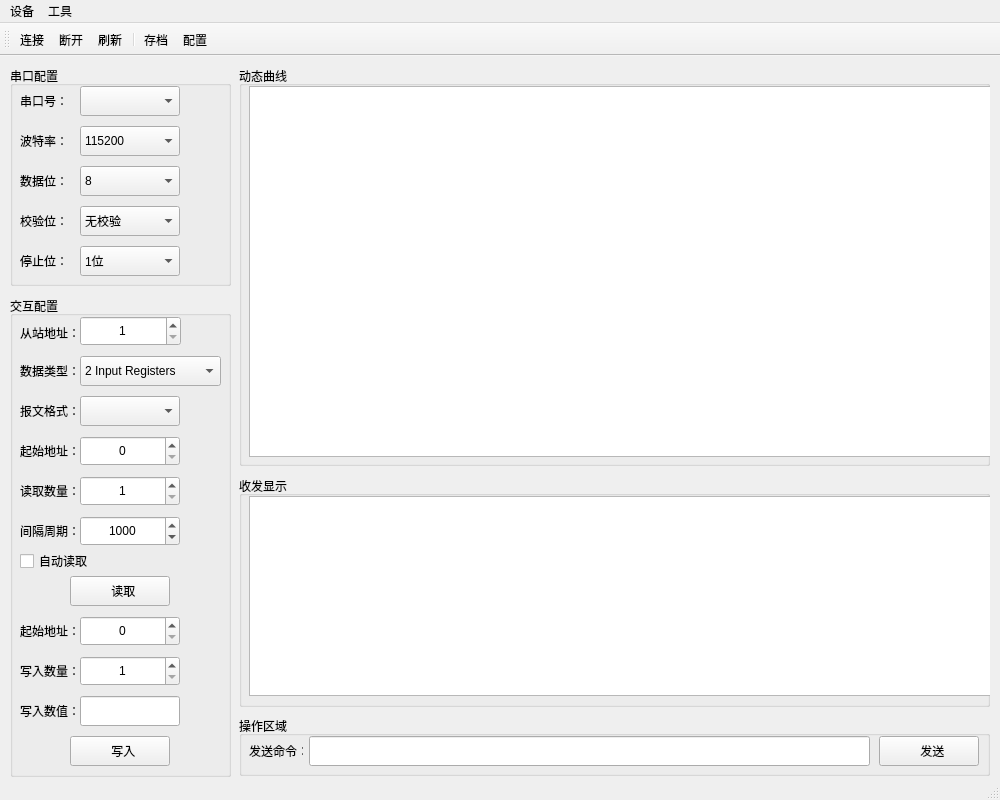
<?xml version="1.0" encoding="UTF-8"?>
<ui version="4.0">
 <class>MainWindow</class>
 <widget class="QMainWindow" name="MainWindow">
  <property name="geometry">
   <rect>
    <x>0</x>
    <y>0</y>
    <width>1000</width>
    <height>800</height>
   </rect>
  </property>
  <property name="windowTitle">
   <string>MainWindow</string>
  </property>
  <widget class="QWidget" name="centralwidget">
   <widget class="QGroupBox" name="groupBox">
    <property name="geometry">
     <rect>
      <x>10</x>
      <y>10</y>
      <width>221</width>
      <height>220</height>
     </rect>
    </property>
    <property name="sizePolicy">
     <sizepolicy hsizetype="Preferred" vsizetype="Preferred">
      <horstretch>0</horstretch>
      <verstretch>0</verstretch>
     </sizepolicy>
    </property>
    <property name="title">
     <string>串口配置</string>
    </property>
    <widget class="QLabel" name="label">
     <property name="geometry">
      <rect>
       <x>10</x>
       <y>20</y>
       <width>50</width>
       <height>30</height>
      </rect>
     </property>
     <property name="text">
      <string>串口号：</string>
     </property>
    </widget>
    <widget class="QComboBox" name="comboBoxParity">
     <property name="geometry">
      <rect>
       <x>70</x>
       <y>140</y>
       <width>100</width>
       <height>30</height>
      </rect>
     </property>
     <property name="sizePolicy">
      <sizepolicy hsizetype="Preferred" vsizetype="Fixed">
       <horstretch>0</horstretch>
       <verstretch>0</verstretch>
      </sizepolicy>
     </property>
     <property name="minimumSize">
      <size>
       <width>0</width>
       <height>20</height>
      </size>
     </property>
     <item>
      <property name="text">
       <string>无校验</string>
      </property>
     </item>
     <item>
      <property name="text">
       <string>奇校验</string>
      </property>
     </item>
     <item>
      <property name="text">
       <string>偶校验</string>
      </property>
     </item>
    </widget>
    <widget class="QComboBox" name="comboBoxStop">
     <property name="geometry">
      <rect>
       <x>70</x>
       <y>180</y>
       <width>100</width>
       <height>30</height>
      </rect>
     </property>
     <property name="sizePolicy">
      <sizepolicy hsizetype="Preferred" vsizetype="Fixed">
       <horstretch>0</horstretch>
       <verstretch>0</verstretch>
      </sizepolicy>
     </property>
     <item>
      <property name="text">
       <string>1位</string>
      </property>
     </item>
     <item>
      <property name="text">
       <string>1.5位</string>
      </property>
     </item>
     <item>
      <property name="text">
       <string>2位</string>
      </property>
     </item>
    </widget>
    <widget class="QComboBox" name="comboBoxBaud">
     <property name="geometry">
      <rect>
       <x>70</x>
       <y>60</y>
       <width>100</width>
       <height>30</height>
      </rect>
     </property>
     <property name="sizePolicy">
      <sizepolicy hsizetype="Preferred" vsizetype="Fixed">
       <horstretch>0</horstretch>
       <verstretch>0</verstretch>
      </sizepolicy>
     </property>
     <property name="currentIndex">
      <number>8</number>
     </property>
     <item>
      <property name="text">
       <string>4800</string>
      </property>
     </item>
     <item>
      <property name="text">
       <string>9600</string>
      </property>
     </item>
     <item>
      <property name="text">
       <string>14400</string>
      </property>
     </item>
     <item>
      <property name="text">
       <string>19200</string>
      </property>
     </item>
     <item>
      <property name="text">
       <string>28800</string>
      </property>
     </item>
     <item>
      <property name="text">
       <string>38400</string>
      </property>
     </item>
     <item>
      <property name="text">
       <string>56000</string>
      </property>
     </item>
     <item>
      <property name="text">
       <string>57600</string>
      </property>
     </item>
     <item>
      <property name="text">
       <string>115200</string>
      </property>
     </item>
     <item>
      <property name="text">
       <string>128000</string>
      </property>
     </item>
     <item>
      <property name="text">
       <string>230400</string>
      </property>
     </item>
     <item>
      <property name="text">
       <string>256000</string>
      </property>
     </item>
    </widget>
    <widget class="QLabel" name="label_4">
     <property name="geometry">
      <rect>
       <x>10</x>
       <y>140</y>
       <width>50</width>
       <height>30</height>
      </rect>
     </property>
     <property name="text">
      <string>校验位：</string>
     </property>
    </widget>
    <widget class="QLabel" name="label_5">
     <property name="geometry">
      <rect>
       <x>10</x>
       <y>180</y>
       <width>50</width>
       <height>30</height>
      </rect>
     </property>
     <property name="text">
      <string>停止位：</string>
     </property>
    </widget>
    <widget class="QComboBox" name="comboBoxData">
     <property name="geometry">
      <rect>
       <x>70</x>
       <y>100</y>
       <width>100</width>
       <height>30</height>
      </rect>
     </property>
     <property name="sizePolicy">
      <sizepolicy hsizetype="Preferred" vsizetype="Fixed">
       <horstretch>0</horstretch>
       <verstretch>0</verstretch>
      </sizepolicy>
     </property>
     <property name="currentIndex">
      <number>3</number>
     </property>
     <item>
      <property name="text">
       <string>5</string>
      </property>
     </item>
     <item>
      <property name="text">
       <string>6</string>
      </property>
     </item>
     <item>
      <property name="text">
       <string>7</string>
      </property>
     </item>
     <item>
      <property name="text">
       <string>8</string>
      </property>
     </item>
     <item>
      <property name="text">
       <string>9</string>
      </property>
     </item>
    </widget>
    <widget class="QLabel" name="label_3">
     <property name="geometry">
      <rect>
       <x>10</x>
       <y>100</y>
       <width>50</width>
       <height>30</height>
      </rect>
     </property>
     <property name="text">
      <string>数据位：</string>
     </property>
    </widget>
    <widget class="QComboBox" name="comboBoxPort">
     <property name="geometry">
      <rect>
       <x>70</x>
       <y>20</y>
       <width>100</width>
       <height>30</height>
      </rect>
     </property>
     <property name="sizePolicy">
      <sizepolicy hsizetype="Preferred" vsizetype="Fixed">
       <horstretch>0</horstretch>
       <verstretch>0</verstretch>
      </sizepolicy>
     </property>
    </widget>
    <widget class="QLabel" name="label_2">
     <property name="geometry">
      <rect>
       <x>10</x>
       <y>60</y>
       <width>50</width>
       <height>30</height>
      </rect>
     </property>
     <property name="text">
      <string>波特率：</string>
     </property>
    </widget>
   </widget>
   <widget class="QGroupBox" name="groupBox_6">
    <property name="geometry">
     <rect>
      <x>239</x>
      <y>10</y>
      <width>751</width>
      <height>400</height>
     </rect>
    </property>
    <property name="title">
     <string>动态曲线</string>
    </property>
    <widget class="QChartView" name="graphicsView">
     <property name="geometry">
      <rect>
       <x>10</x>
       <y>20</y>
       <width>770</width>
       <height>371</height>
      </rect>
     </property>
    </widget>
   </widget>
   <widget class="QGroupBox" name="groupBox_5">
    <property name="geometry">
     <rect>
      <x>239</x>
      <y>420</y>
      <width>751</width>
      <height>231</height>
     </rect>
    </property>
    <property name="title">
     <string>收发显示</string>
    </property>
    <widget class="QTextBrowser" name="textBrowser">
     <property name="geometry">
      <rect>
       <x>10</x>
       <y>20</y>
       <width>770</width>
       <height>200</height>
      </rect>
     </property>
    </widget>
   </widget>
   <widget class="QGroupBox" name="groupBox_2">
    <property name="geometry">
     <rect>
      <x>10</x>
      <y>240</y>
      <width>221</width>
      <height>481</height>
     </rect>
    </property>
    <property name="sizePolicy">
     <sizepolicy hsizetype="Preferred" vsizetype="Preferred">
      <horstretch>0</horstretch>
      <verstretch>0</verstretch>
     </sizepolicy>
    </property>
    <property name="title">
     <string>交互配置</string>
    </property>
    <widget class="QLabel" name="label_6">
     <property name="geometry">
      <rect>
       <x>10</x>
       <y>22</y>
       <width>60</width>
       <height>30</height>
      </rect>
     </property>
     <property name="text">
      <string>从站地址：</string>
     </property>
    </widget>
    <widget class="QComboBox" name="comboBoxDataType">
     <property name="geometry">
      <rect>
       <x>70</x>
       <y>60</y>
       <width>141</width>
       <height>30</height>
      </rect>
     </property>
     <property name="sizePolicy">
      <sizepolicy hsizetype="Preferred" vsizetype="Fixed">
       <horstretch>0</horstretch>
       <verstretch>0</verstretch>
      </sizepolicy>
     </property>
     <property name="currentIndex">
      <number>2</number>
     </property>
     <item>
      <property name="text">
       <string>0 Coils</string>
      </property>
     </item>
     <item>
      <property name="text">
       <string>1 Input Status</string>
      </property>
     </item>
     <item>
      <property name="text">
       <string>2 Input Registers</string>
      </property>
     </item>
     <item>
      <property name="text">
       <string>3 Holding Registers</string>
      </property>
     </item>
    </widget>
    <widget class="QLabel" name="label_7">
     <property name="geometry">
      <rect>
       <x>10</x>
       <y>180</y>
       <width>60</width>
       <height>30</height>
      </rect>
     </property>
     <property name="text">
      <string>读取数量：</string>
     </property>
    </widget>
    <widget class="QLabel" name="label_9">
     <property name="geometry">
      <rect>
       <x>10</x>
       <y>140</y>
       <width>60</width>
       <height>30</height>
      </rect>
     </property>
     <property name="text">
      <string>起始地址：</string>
     </property>
    </widget>
    <widget class="QLabel" name="label_10">
     <property name="geometry">
      <rect>
       <x>10</x>
       <y>60</y>
       <width>60</width>
       <height>30</height>
      </rect>
     </property>
     <property name="text">
      <string>数据类型：</string>
     </property>
    </widget>
    <widget class="QSpinBox" name="spinBoxStation">
     <property name="geometry">
      <rect>
       <x>70</x>
       <y>20</y>
       <width>101</width>
       <height>30</height>
      </rect>
     </property>
     <property name="alignment">
      <set>Qt::AlignCenter</set>
     </property>
     <property name="minimum">
      <number>1</number>
     </property>
     <property name="maximum">
      <number>254</number>
     </property>
    </widget>
    <widget class="QSpinBox" name="spinBoxStartRead">
     <property name="geometry">
      <rect>
       <x>70</x>
       <y>140</y>
       <width>100</width>
       <height>30</height>
      </rect>
     </property>
     <property name="alignment">
      <set>Qt::AlignCenter</set>
     </property>
     <property name="maximum">
      <number>65535</number>
     </property>
    </widget>
    <widget class="QSpinBox" name="spinBoxNumberRead">
     <property name="geometry">
      <rect>
       <x>70</x>
       <y>180</y>
       <width>100</width>
       <height>30</height>
      </rect>
     </property>
     <property name="alignment">
      <set>Qt::AlignCenter</set>
     </property>
     <property name="minimum">
      <number>1</number>
     </property>
     <property name="maximum">
      <number>125</number>
     </property>
    </widget>
    <widget class="QCheckBox" name="checkBoxAuto">
     <property name="geometry">
      <rect>
       <x>10</x>
       <y>250</y>
       <width>100</width>
       <height>30</height>
      </rect>
     </property>
     <property name="text">
      <string>自动读取</string>
     </property>
    </widget>
    <widget class="QSpinBox" name="spinBoxInterval">
     <property name="geometry">
      <rect>
       <x>70</x>
       <y>220</y>
       <width>100</width>
       <height>30</height>
      </rect>
     </property>
     <property name="alignment">
      <set>Qt::AlignCenter</set>
     </property>
     <property name="minimum">
      <number>1</number>
     </property>
     <property name="maximum">
      <number>3600000</number>
     </property>
     <property name="value">
      <number>1000</number>
     </property>
    </widget>
    <widget class="QLabel" name="label_8">
     <property name="geometry">
      <rect>
       <x>10</x>
       <y>220</y>
       <width>60</width>
       <height>30</height>
      </rect>
     </property>
     <property name="text">
      <string>间隔周期：</string>
     </property>
    </widget>
    <widget class="QPushButton" name="pushButtonRead">
     <property name="geometry">
      <rect>
       <x>60</x>
       <y>280</y>
       <width>100</width>
       <height>30</height>
      </rect>
     </property>
     <property name="text">
      <string>  读取</string>
     </property>
     <property name="icon">
      <iconset resource="Resources.qrc">
       <normaloff>:/images/images/books.png</normaloff>:/images/images/books.png</iconset>
     </property>
    </widget>
    <widget class="QSpinBox" name="spinBoxStartWrite">
     <property name="geometry">
      <rect>
       <x>70</x>
       <y>320</y>
       <width>100</width>
       <height>30</height>
      </rect>
     </property>
     <property name="alignment">
      <set>Qt::AlignCenter</set>
     </property>
     <property name="maximum">
      <number>65535</number>
     </property>
    </widget>
    <widget class="QLabel" name="label_11">
     <property name="geometry">
      <rect>
       <x>10</x>
       <y>320</y>
       <width>60</width>
       <height>30</height>
      </rect>
     </property>
     <property name="text">
      <string>起始地址：</string>
     </property>
    </widget>
    <widget class="QLabel" name="label_12">
     <property name="geometry">
      <rect>
       <x>10</x>
       <y>360</y>
       <width>60</width>
       <height>30</height>
      </rect>
     </property>
     <property name="text">
      <string>写入数量：</string>
     </property>
    </widget>
    <widget class="QSpinBox" name="spinBoxNumberWrite">
     <property name="geometry">
      <rect>
       <x>70</x>
       <y>360</y>
       <width>100</width>
       <height>30</height>
      </rect>
     </property>
     <property name="alignment">
      <set>Qt::AlignCenter</set>
     </property>
     <property name="minimum">
      <number>1</number>
     </property>
     <property name="maximum">
      <number>125</number>
     </property>
    </widget>
    <widget class="QPushButton" name="pushButtonWrite">
     <property name="geometry">
      <rect>
       <x>60</x>
       <y>440</y>
       <width>100</width>
       <height>30</height>
      </rect>
     </property>
     <property name="text">
      <string>  写入</string>
     </property>
     <property name="icon">
      <iconset resource="Resources.qrc">
       <normaloff>:/images/images/Write.png</normaloff>:/images/images/Write.png</iconset>
     </property>
    </widget>
    <widget class="QLineEdit" name="lineEditWriteValue">
     <property name="geometry">
      <rect>
       <x>70</x>
       <y>400</y>
       <width>100</width>
       <height>30</height>
      </rect>
     </property>
    </widget>
    <widget class="QLabel" name="label_15">
     <property name="geometry">
      <rect>
       <x>10</x>
       <y>400</y>
       <width>60</width>
       <height>30</height>
      </rect>
     </property>
     <property name="text">
      <string>写入数值：</string>
     </property>
    </widget>
    <widget class="QComboBox" name="comboBoxFormat">
     <property name="geometry">
      <rect>
       <x>70</x>
       <y>100</y>
       <width>100</width>
       <height>30</height>
      </rect>
     </property>
     <property name="sizePolicy">
      <sizepolicy hsizetype="Preferred" vsizetype="Fixed">
       <horstretch>0</horstretch>
       <verstretch>0</verstretch>
      </sizepolicy>
     </property>
    </widget>
    <widget class="QLabel" name="label_13">
     <property name="geometry">
      <rect>
       <x>10</x>
       <y>100</y>
       <width>60</width>
       <height>30</height>
      </rect>
     </property>
     <property name="text">
      <string>报文格式：</string>
     </property>
    </widget>
   </widget>
   <widget class="QGroupBox" name="groupBox_3">
    <property name="geometry">
     <rect>
      <x>239</x>
      <y>660</y>
      <width>751</width>
      <height>60</height>
     </rect>
    </property>
    <property name="title">
     <string>操作区域</string>
    </property>
    <widget class="QLabel" name="label_14">
     <property name="geometry">
      <rect>
       <x>10</x>
       <y>20</y>
       <width>54</width>
       <height>30</height>
      </rect>
     </property>
     <property name="text">
      <string>发送命令：</string>
     </property>
    </widget>
    <widget class="QLineEdit" name="lineEditSend">
     <property name="geometry">
      <rect>
       <x>70</x>
       <y>20</y>
       <width>561</width>
       <height>30</height>
      </rect>
     </property>
    </widget>
    <widget class="QPushButton" name="pushButtonSend">
     <property name="geometry">
      <rect>
       <x>640</x>
       <y>20</y>
       <width>100</width>
       <height>30</height>
      </rect>
     </property>
     <property name="text">
      <string>  发送</string>
     </property>
     <property name="icon">
      <iconset resource="Resources.qrc">
       <normaloff>:/images/images/send.png</normaloff>:/images/images/send.png</iconset>
     </property>
    </widget>
   </widget>
  </widget>
  <widget class="QMenuBar" name="menubar">
   <property name="geometry">
    <rect>
     <x>0</x>
     <y>0</y>
     <width>1000</width>
     <height>23</height>
    </rect>
   </property>
   <widget class="QMenu" name="menu">
    <property name="title">
     <string>设备</string>
    </property>
    <addaction name="actionConnect"/>
    <addaction name="actionDisconnect"/>
    <addaction name="actionRefresh"/>
    <addaction name="separator"/>
    <addaction name="actionExit"/>
   </widget>
   <widget class="QMenu" name="menu_2">
    <property name="title">
     <string>工具</string>
    </property>
    <addaction name="actionConfig"/>
    <addaction name="actionSave"/>
   </widget>
   <addaction name="menu"/>
   <addaction name="menu_2"/>
  </widget>
  <widget class="QStatusBar" name="statusbar"/>
  <widget class="QToolBar" name="mainToolBar">
   <property name="windowTitle">
    <string>toolBar</string>
   </property>
   <property name="toolButtonStyle">
    <enum>Qt::ToolButtonTextBesideIcon</enum>
   </property>
   <attribute name="toolBarArea">
    <enum>TopToolBarArea</enum>
   </attribute>
   <attribute name="toolBarBreak">
    <bool>false</bool>
   </attribute>
   <addaction name="actionConnect"/>
   <addaction name="actionDisconnect"/>
   <addaction name="actionRefresh"/>
   <addaction name="separator"/>
   <addaction name="actionSave"/>
   <addaction name="actionConfig"/>
  </widget>
  <action name="actionConnect">
   <property name="icon">
    <iconset resource="Resources.qrc">
     <normaloff>:/images/images/connect.png</normaloff>:/images/images/connect.png</iconset>
   </property>
   <property name="text">
    <string>连接</string>
   </property>
   <property name="toolTip">
    <string>连接从站</string>
   </property>
  </action>
  <action name="actionDisconnect">
   <property name="icon">
    <iconset resource="Resources.qrc">
     <normaloff>:/images/images/disconnect.png</normaloff>:/images/images/disconnect.png</iconset>
   </property>
   <property name="text">
    <string>断开</string>
   </property>
   <property name="toolTip">
    <string>断开连接</string>
   </property>
  </action>
  <action name="actionExit">
   <property name="icon">
    <iconset resource="Resources.qrc">
     <normaloff>:/images/images/exit.png</normaloff>:/images/images/exit.png</iconset>
   </property>
   <property name="text">
    <string>退出</string>
   </property>
   <property name="toolTip">
    <string>退出软件</string>
   </property>
  </action>
  <action name="actionConfig">
   <property name="icon">
    <iconset resource="Resources.qrc">
     <normaloff>:/images/images/settings.png</normaloff>:/images/images/settings.png</iconset>
   </property>
   <property name="text">
    <string>配置</string>
   </property>
   <property name="toolTip">
    <string>配置参数</string>
   </property>
  </action>
  <action name="actionSave">
   <property name="icon">
    <iconset resource="Resources.qrc">
     <normaloff>:/images/images/save.png</normaloff>:/images/images/save.png</iconset>
   </property>
   <property name="text">
    <string>存档</string>
   </property>
   <property name="toolTip">
    <string>报文保存</string>
   </property>
  </action>
  <action name="actionRefresh">
   <property name="icon">
    <iconset resource="Resources.qrc">
     <normaloff>:/images/images/refresh.png</normaloff>:/images/images/refresh.png</iconset>
   </property>
   <property name="text">
    <string>刷新</string>
   </property>
   <property name="toolTip">
    <string>刷新串口列表</string>
   </property>
  </action>
 </widget>
 <customwidgets>
  <customwidget>
   <class>QChartView</class>
   <extends>QGraphicsView</extends>
   <header location="global">qchartview.h</header>
  </customwidget>
 </customwidgets>
 <resources>
  <include location="Resources.qrc"/>
 </resources>
 <connections/>
</ui>
